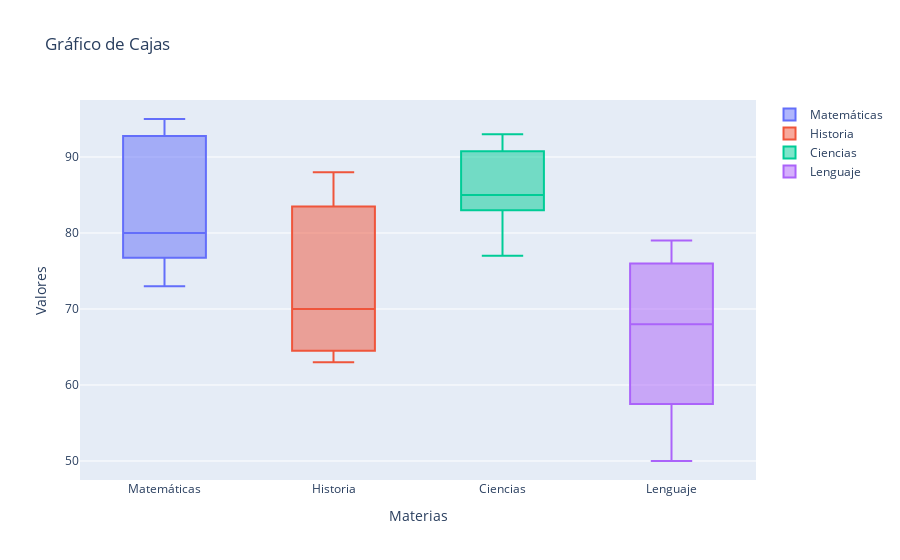

The cell this chart's notebook holds for it:
### Code cell
# 1) Cargar el dataset
data = {
    'id': [1, 2, 3, 4, 5, 6, 7, 8, 9, 10, 11, 12, 13, 14, 15, 16, 17, 18, 19, 20],
    'materia': ['Matemáticas', 'Historia', 'Ciencias', 'Lenguaje', 'Matemáticas', 'Historia', 'Ciencias', 'Lenguaje', 'Matemáticas', 'Historia', 'Ciencias', 'Lenguaje', 'Matemáticas', 'Historia', 'Ciencias', 'Lenguaje', 'Matemáticas', 'Historia', 'Ciencias', 'Lenguaje'],
    'nota': [80, 65, 90, 75, 95, 70, 85, 60, 78, 82, 93, 68, 73, 88, 77, 50, 92, 63, 85, 79],
    'aprobado': ['Sí', 'No', 'Sí', 'Sí', 'Sí', 'Sí', 'Sí', 'No', 'Sí', 'Sí', 'Sí', 'Sí', 'Sí', 'Sí', 'Sí', 'No', 'Sí', 'No', 'Sí', 'Sí']
}

df = pd.DataFrame(data)

# 2) Graficar la distribución de notas con un boxplot
fig = go.Figure()

for materia in df['materia'].unique():
    materia_data = df[df['materia'] == materia]
    fig.add_trace(go.Box(y=materia_data['nota'], name=materia))

fig.update_layout(
    title='Gráfico de Cajas',
    xaxis=dict(title='Materias'),
    yaxis=dict(title='Valores'),
)

# Mostrar el gráfico
fig.show()

### Figure 1 — Plotly figure (JSON) as saved in the notebook; plotly's stock layout.template omitted (floating-point values rounded to 4 significant figures)
{"data": [{"name": "Matemáticas", "type": "box", "y": [80, 95, 78, 73, 92]}, {"name": "Historia", "type": "box", "y": [65, 70, 82, 88, 63]}, {"name": "Ciencias", "type": "box", "y": [90, 85, 93, 77, 85]}, {"name": "Lenguaje", "type": "box", "y": [75, 60, 68, 50, 79]}], "layout": {"title": {"text": "Gráfico de Cajas"}, "xaxis": {"title": {"text": "Materias"}}, "yaxis": {"title": {"text": "Valores"}}}}
